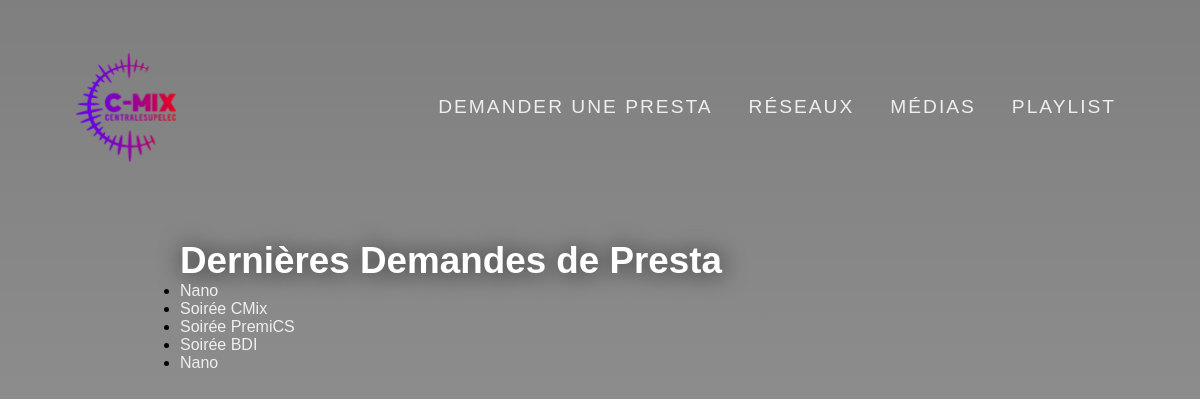
/presta/list_prestas/, run on an earlier commit of the app's database.
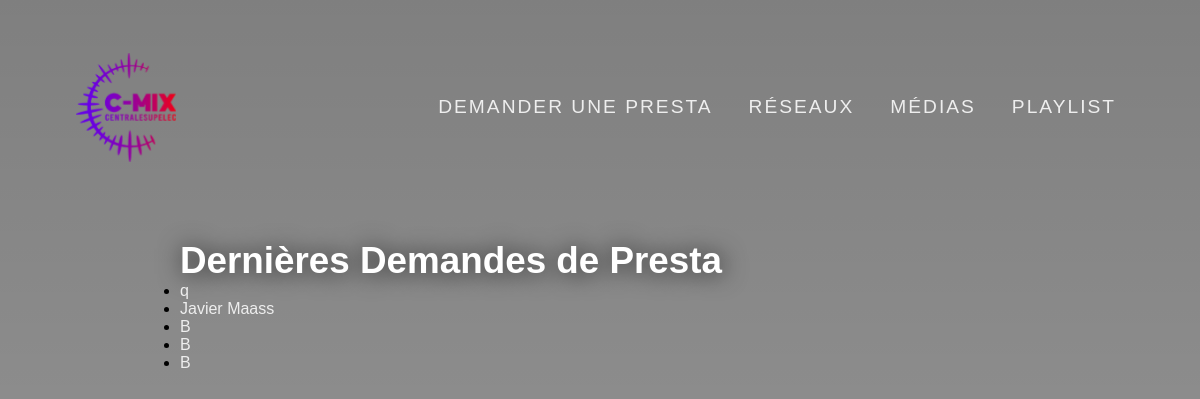
And on a later commit of the database.
### presta/models.py (models this page shows, shortened)
class Presta(models.Model):
    presta_name = models.CharField('Nom de presta', max_length=200)
    presta_type = models.CharField(
        'Type de Presta désirée', max_length=3, choices=TYPE_CHOICES)
    presta_place = models.CharField(
        'Lieu de Presta', max_length=200, default='')
    presta_respo = models.CharField(
        'Personne responsable', max_length=200, default='')
    presta_respo_phone = models.CharField(
        'Numéro Respo', max_length=15, default='')
    presta_respo_mail = models.EmailField(
        'email respo', default='', blank=True)
    presta_date = models.DateField('date de presta', default=datetime.now)
    presta_start = models.TimeField('Heure de Début', default=datetime.now)
    presta_end = models.TimeField('Heure de Fin', default=datetime.now)
    presta_comments = models.TextField(
        'Commentaires Additionnels', default='', blank=True)
    pub_date = models.DateTimeField(
        'date published', default=datetime.now)
    def was_published_recently(self):
        now = timezone.now()
        return now - datetime.timedelta(days=1) <= self.pub_date <= now
    was_published_recently.admin_order_field = 'pub_date'
    was_published_recently.boolean = True
    was_published_recently.short_description = 'Published recently?'

### presta/views.py (the view)
# urls.py: path('list_prestas/', views.list_prestas, name='list_prestas'),
def list_prestas(request):
    latest_prestas_list = Presta.objects.order_by('-pub_date')[:5]
    context = {'latest_prestas_list': latest_prestas_list}
    return render(request, 'list_prestas.html', context)

### templates/list_prestas.html (shortened to what this page needs)
{% extends 'base.html' %}
{% block content %}
{% load static %}
<link rel="stylesheet" href="{% static 'css/base.css' %}">
<body>
    <link rel="stylesheet" href="{% static 'css/name.css' %}">
    <div style="margin:auto; width: 70%; display: flex;flex-wrap: wrap; justify-content: flex-start;" class="row">
        <h2> Dernières Demandes de Presta </h2>
    </div>
    <div style="margin:auto; width: 70%; display: flex;flex-wrap: wrap; justify-content: flex-start;" class="row">
        {% if latest_prestas_list %}
        <ul>
            {% for presta in latest_prestas_list %}
            <li><a href="{% url 'presta:details_prestas' presta.id %}">{{ presta.presta_name }}</a></li>
            {% endfor %}
        </ul>
        {% else %}
        <p>Aucune demande de presta </p>
        {% endif %}
    </div>
</body>
{% endblock %}

What changed in the data, as far as the page shows it:
no longer on this page (row unchanged): Presta: presta_name "Nano"
no longer on this page (row unchanged): Presta: presta_name "Soirée CMix"
no longer on this page (row unchanged): Presta: presta_name "Soirée PremiCS"
no longer on this page (row unchanged): Presta: presta_name "Soirée BDI"
no longer on this page (row unchanged): Presta: presta_name "Nano"
added Presta: presta_name "q"
added Presta: presta_name "Javier Maass"
added Presta: presta_name "B"
added Presta: presta_name "B"
added Presta: presta_name "B"
